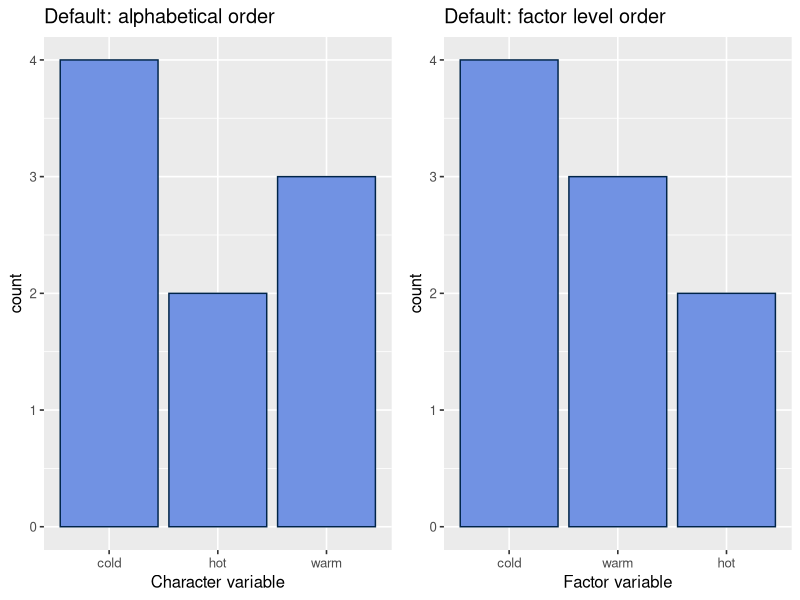
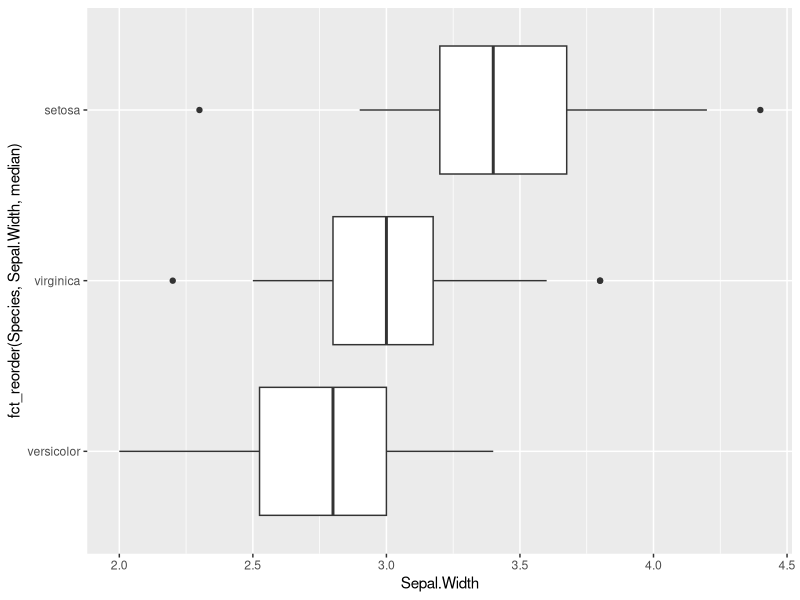
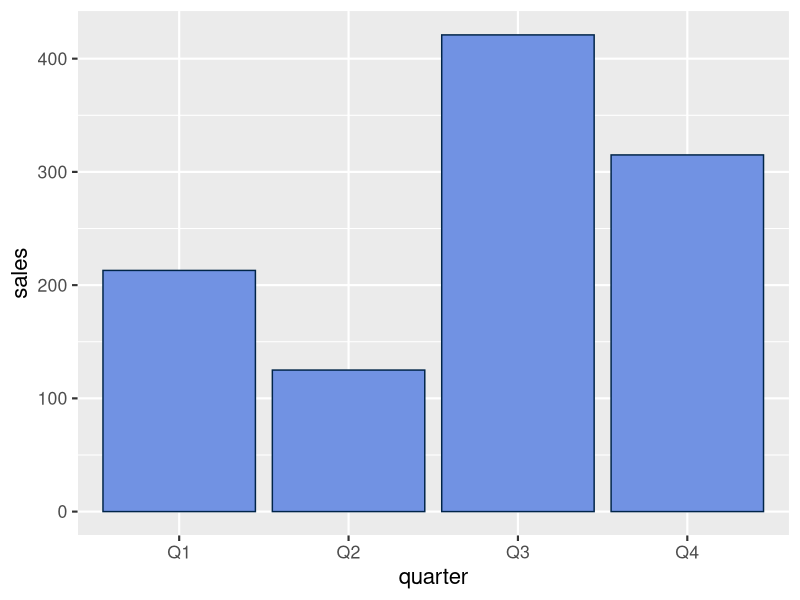
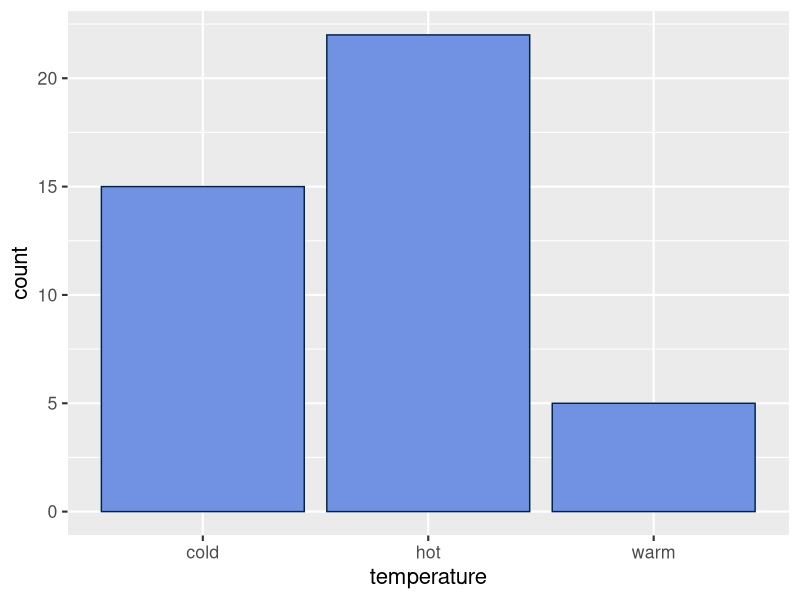
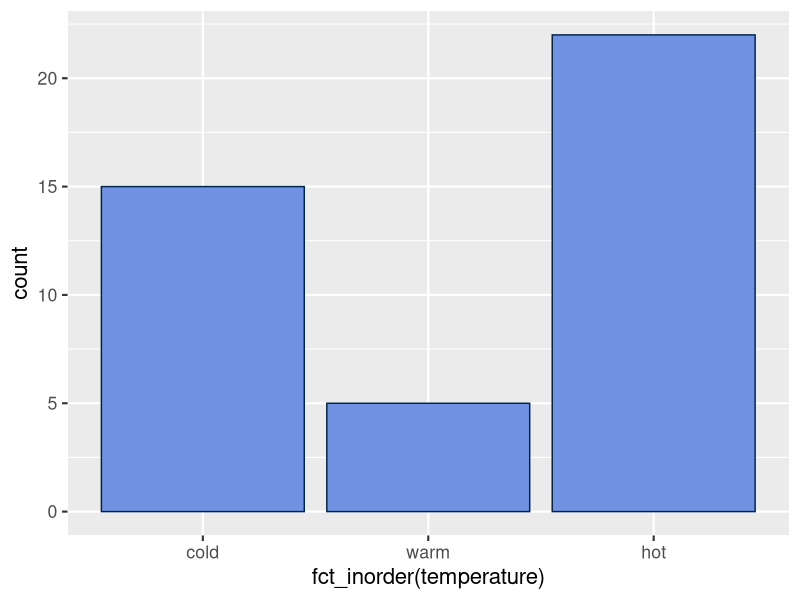
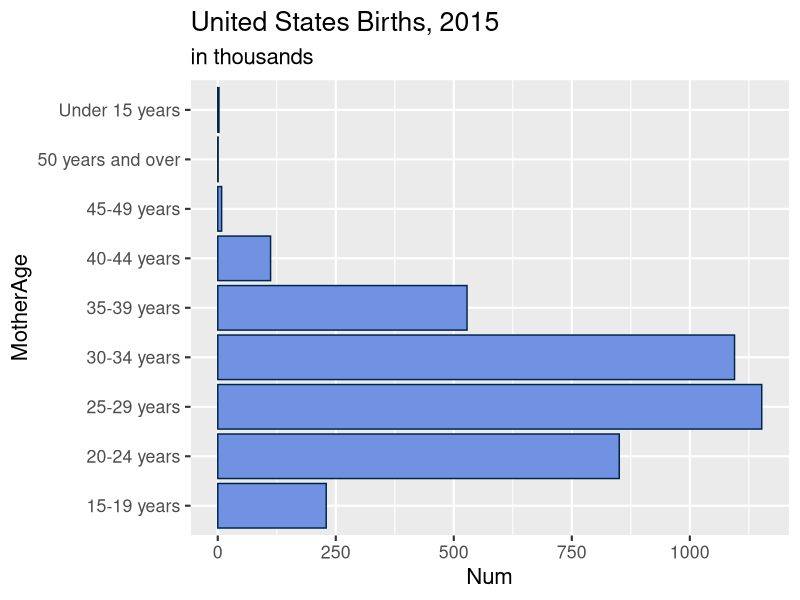
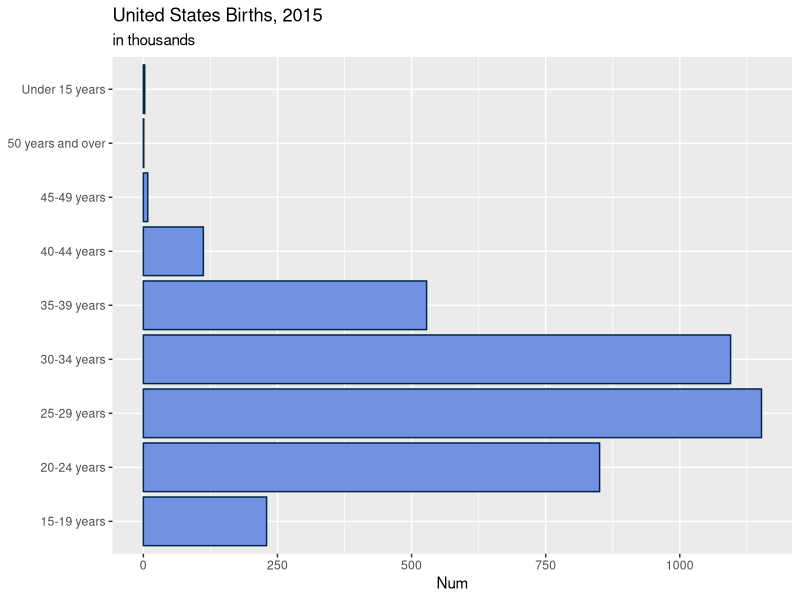
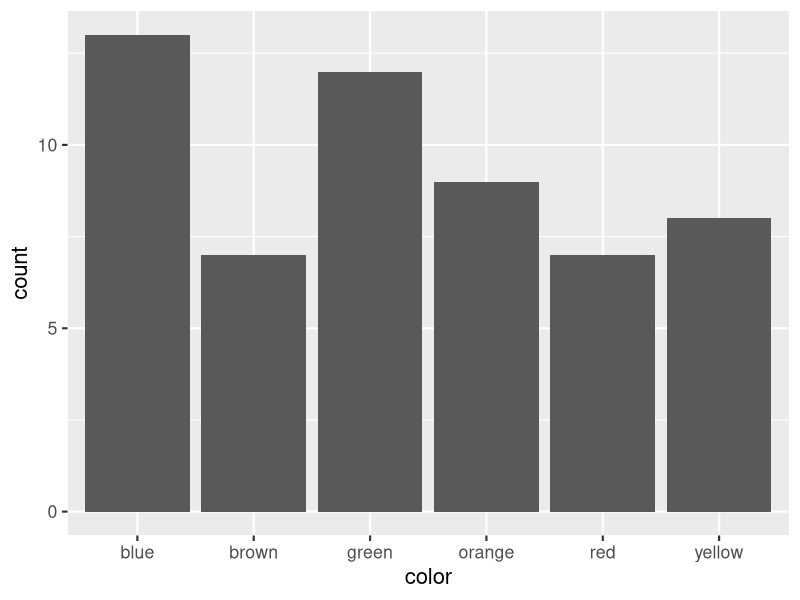

Recreate these plots in R, in order.
## ---- chunk 1
library(knitr)
options(digits = 3, scipen = 999)
opts_chunk$set(fig.align='center',
               message = FALSE, warning = FALSE, echo = TRUE)
## ---- chunk 2
library(tidyverse)
df <- tibble(chardata = c("cold", "warm", "hot", "hot", "warm", "warm", "cold",
                          "cold", "cold"), 
    factordata = factor(c("cold", "warm", "hot", "hot", "warm", "warm", "cold",
                          "cold", "cold"), levels = c("cold", "warm", "hot")))
## ---- chunk 3
mycolor <- "#002448"; myfill = "#7192E3"
library(gridExtra)
g1 <- ggplot(df, aes(chardata)) +
  geom_bar(color = mycolor, fill = myfill) + 
  ggtitle("Default: alphabetical order") +
  xlab("Character variable") +
  theme_grey(12)

g2 <- ggplot(df, aes(factordata)) +
  geom_bar(color = mycolor, fill = myfill) + 
  ggtitle("Default: factor level order") +
  xlab("Factor variable") +
  theme_grey(12)
grid.arrange(g1, g2, nrow = 1)
## ---- chunk 4
df <- data.frame(name = factor(c("STAT-UN-1201", "STAT-GR-5702", "STAT-GR-5293")),
                 enrollment = c(86, 172, 12))
df2 <- df
levels(df2$name) = c("Intro", "EDAV", "IMLV")
df2
## ---- chunk 5
df$name <- fct_recode(df$name, Intro = "STAT-UN-1201", EDAV = "STAT-GR-5702",
                      IMLV = "STAT-GR-5293")
df
## ---- chunk 6
x <- factor(c("Jack", "Queen", "King", "Ace"))
levels(x)
fct_inorder(x)
## ---- chunk 7
x <- c("A", "B", "C", "move1", "D", "E", "move2", "F")

fct_relevel(x, "move1", "move2")
## ---- chunk 8
x <- c("A", "B", "C", "move1", "D", "E", "move2", "F")

fct_relevel(x, "move1", "move2", after = 4) # move after the fourth item
## ---- chunk 9
x <- c("A", "B", "C", "move1", "D", "E", "move2", "F")

fct_relevel(x, "move1", "move2", after = Inf)
## ---- chunk 10
levels(iris$Species)
  ggplot(iris, aes(x = Sepal.Width, y = fct_reorder(Species, Sepal.Width, median))) +
  geom_boxplot()
## ---- chunk 11
x <- factor(c("Jack", "Queen", "King", "Ace", "Queen", "King", "King"))
levels(x)
fct_infreq(x)
## ---- chunk 12
df <- data.frame(quarter = factor(c("Q1", "Q2", "Q3", "Q4")),
                 sales = c(213, 125, 421, 315))
df
levels(df$quarter)
## ---- chunk 13
mycolor <- "#002448"; myfill = "#7192E3"
ggplot(df, aes(x = quarter, y = sales)) + 
  geom_col(color = mycolor, fill= myfill) +
  theme_grey(16)
## ---- chunk 14
df <- data.frame(temperature = factor(c("cold", "warm", "hot")),
                 count = c(15, 5, 22))

ggplot(df, aes(x = temperature, y = count)) +
  geom_col(color = mycolor, fill = myfill) +
  theme_grey(16)
## ---- chunk 15
# SOLUTION
df <- data.frame(temperature = factor(c("cold", "warm", "hot")),
                 count = c(15, 5, 22))

# row order is correct (think: factor in ROW order)
ggplot(df, aes(x = fct_inorder(temperature), y = count)) +
  geom_col(color = mycolor, fill = myfill) +
  theme_grey(16)
## ---- chunk 16
Births2015 <- tibble(MotherAge = c("15-19 years", "20-24 years", "25-29 years", "30-34 years", "35-39 years", 
                                   "40-44 years", "45-49 years", "50 years and over", "Under 15 years"),
                     Num = c(229.715, 850.509, 1152.311, 1094.693, 527.996, 111.848, 8.171, .754, 2.5))

ggplot(Births2015, aes(MotherAge, Num)) + 
  geom_col(color = mycolor, fill = myfill) + 
  ggtitle("United States Births, 2015", subtitle = "in thousands") +
  scale_y_continuous(breaks = seq(0, 1250, 250)) +
  coord_flip() +
  theme_grey(16)
## ---- chunk 17
ggplot(Births2015,
       aes(x = Num, y = fct_relevel(MotherAge, "Under 15years"))) +
  geom_col(color = mycolor, fill = myfill) +
  scale_x_continuous(breaks = seq(0, 1250, 250)) +
  labs(title = "United States Births, 2015",
       subtitle = "in thousands", y = NULL)
## ---- chunk 18
pack1 <- data.frame(color = c("blue", "brown", "green", "orange", "red", "yellow"),
  count = c(13, 7, 12, 9, 7, 8))

ggplot(pack1, aes(x = color, y = count)) + 
  geom_col() +
  theme_grey(16)
## ---- chunk 19
# SOLUTION
ggplot(pack1, aes(x = fct_reorder(color, count, .desc = TRUE), y = count)) + 
  geom_col() +
  theme_grey(16)
## ---- chunk 20
ggplot(pack1, aes(x = count, y = color)) + 
  geom_col() + 
  theme_grey(16)
## ---- chunk 21
# SOLUTION
ggplot(pack1, aes(x = count, y = fct_reorder(color, count))) + 
  geom_col() + 
  theme_grey(16)
## ---- chunk 22
df <- tibble(temperature = factor(c("cold", "warm", "hot", "hot", "warm",
                                    "warm", "cold", "cold", "cold")))
ggplot(df, aes(x = temperature)) +
  geom_bar() +
  theme_grey(16)
## ---- chunk 23
# SOLUTION
df <- tibble(temperature = factor(c("cold", "warm", "hot", "hot", "warm",
                                    "warm", "cold", "cold", "cold")))

ggplot(df, aes(fct_relevel(temperature, "warm", after = 1))) +
  geom_bar() +
  theme_grey(16)
## ---- chunk 24
colors <- c("blue", "orange", "green", "yellow", "red", "brown")
# source of probabilities: https://blogs.sas.com/content/iml/2017/02/20/proportion-of-colors-mandms.html
probs2008 <- c(.24, .2, .16, .14, .13, .13)
df <- data.frame(mmcolor = sample(colors, 100, prob = probs2008, replace = TRUE))
## ---- chunk 25
dim(df)
head(df, 10)
## ---- chunk 26
ggplot(df, aes(mmcolor)) + 
  geom_bar() +
  theme_grey(16)
## ---- chunk 27
# SOLUTION
ggplot(df, aes(fct_infreq(mmcolor))) + 
  geom_bar() +
  theme_grey(16)
## ---- chunk 28
ggplot(df, aes(y = mmcolor)) + 
  geom_bar() +
  theme_grey(16)
## ---- chunk 29
# SOLUTION
ggplot(df, aes(y = fct_rev(fct_infreq(mmcolor)))) + 
  geom_bar() +
  theme_grey(16)
